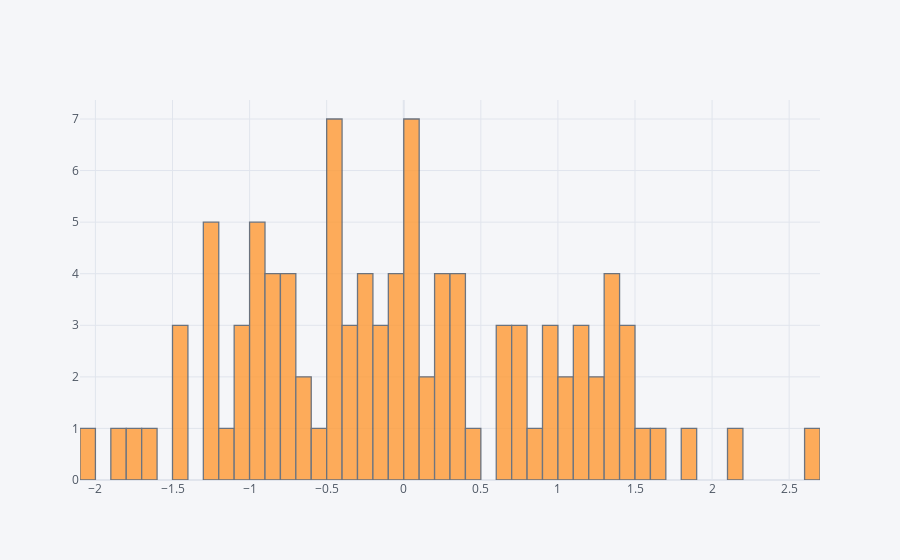

The notebook cell this image was saved under:
### Code cell
df['A'].iplot(kind = 'hist', bins= 50);

### Figure 1 — Plotly figure (JSON) as saved in the notebook; plotly's stock layout.template omitted (floating-point values rounded to 4 significant figures)
{"data": [{"histfunc": "count", "histnorm": "", "marker": {"color": "rgba(255, 153, 51, 1.0)", "line": {"color": "#4D5663", "width": 1.3}}, "name": "A", "nbinsx": 50, "opacity": 0.8, "orientation": "v", "type": "histogram", "x": [-0.8045, -0.7858, 0.3943, 0.04015, -1.732, 0.2319, -0.6019, -0.2629, 0.05251, 1.322, -0.3416, 0.9123, -0.1188, -1.278, 1.221, -0.9965, 2.662, -0.4804, -1.449, -0.5459, 0.1806, -0.04853, -0.7519, 0.9822, 1.322, -0.4078, -0.7433, 1.31, -0.8886, 0.0896, 0.7614, 1.115, -0.2681, -1.179, -0.8212, 0.01714, -1.262, 0.7541, 1.037, 1.089, 1.467, -0.4542, 1.415, -1.031, -0.8738, 0.8499, 0.4462, 1.111, 1.593, -0.423, -0.3477, -0.1354, 0.3083, -1.804, -0.01515, 1.212, 1.609, -0.9099, -1.061, -0.01458, -0.4606, 1.354, 0.7193, 0.3526, 0.1794, -0.000833, 0.01326, -0.4854, 0.9875, -1.279, -0.1928, -1.249, 0.09747, 0.2055, -1.611, -1.496, 1.88, -0.9024, -1.272, 2.152, -0.9891, -0.9667, -1.002, 0.09961, -0.6783, 0.6993, 0.6321, -0.7054, -0.4177, 0.3005, 0.6705, -0.3618, 1.174, 0.2423, 1.402, -0.2053, -0.2583, -2.096, 0.2266, -1.5]}], "layout": {"barmode": "overlay", "legend": {"bgcolor": "#F5F6F9", "font": {"color": "#4D5663"}}, "paper_bgcolor": "#F5F6F9", "plot_bgcolor": "#F5F6F9", "title": {"font": {"color": "#4D5663"}}, "xaxis": {"gridcolor": "#E1E5ED", "showgrid": true, "tickfont": {"color": "#4D5663"}, "title": {"font": {"color": "#4D5663"}, "text": ""}, "zerolinecolor": "#E1E5ED"}, "yaxis": {"gridcolor": "#E1E5ED", "showgrid": true, "tickfont": {"color": "#4D5663"}, "title": {"font": {"color": "#4D5663"}, "text": ""}, "zerolinecolor": "#E1E5ED"}}}
